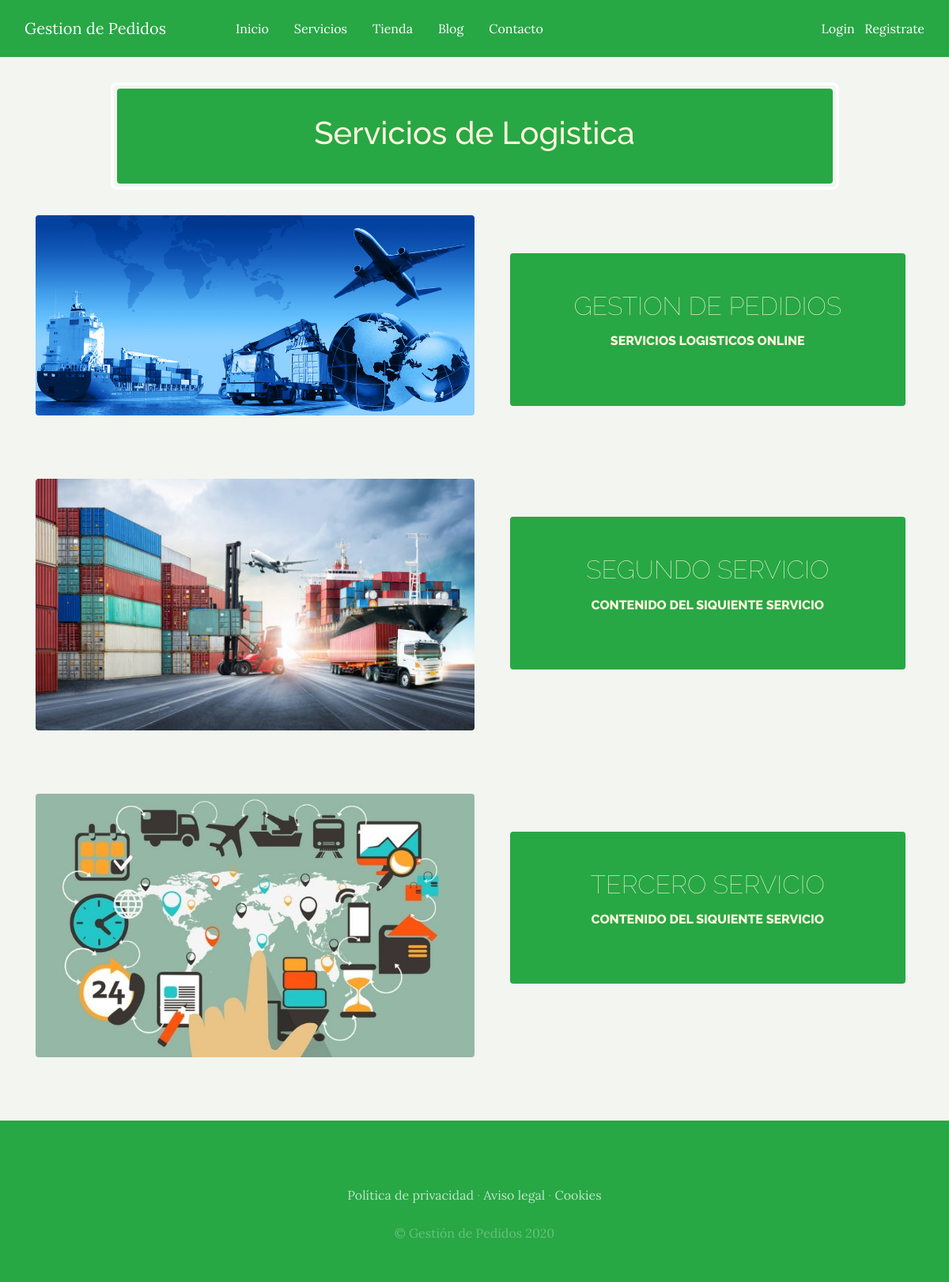
The app's page /servicios/ with its own data.
### servicios/models.py (models this page shows, shortened)
class Servicios(models.Model):
    titulo = models.CharField(max_length=50)
    contenido = models.CharField(max_length=50)
    imagen = models.ImageField(upload_to='servicios')
    created = models.DateTimeField(auto_now_add=True)
    updated = models.DateTimeField(auto_now_add=True)
    class Meta:
        verbose_name = 'servicio'
        verbose_name_plural = 'servicios'

### servicios/views.py (the view)
# urls.py: path('servicios/', include('servicios.urls')),
def servicios(request):
    servicios = Servicios.objects.all()
    return render(request, "servicios/servicios.html", {
        'servicios': servicios
        })

### carro/context_processor.py (called while the page is built)
def importe_total_carro(request):
    total = 0
    if request.user.is_authenticated:
        for key, value in request.session["carro"].items():
            total += float(value["precio"]) * value["cantidad"]
    else:
        total = "Inicia Sesion o Registrate"
    return {"importe_total_carro": total}

### servicios/templates/servicios/servicios.html
{% extends 'WebApp/base.html' %}
{% load static %}
{% block content %}
  <section class="page-section cta">
    <div class="container">
      <div class="row">
        <div class="col-xl-9 mx-auto">
          <div class="cta-inner text-center rounded bg-success">
            <h1>
                Servicios de Logistica
            </h1>
          </div>
        </div>
      </div>
    </div>
  </section>
  {% for servicio in servicios %}
  <section class="page-section clearfix">
    <div class="container">
      <div class="intro">
        <img class="intro-img img-fluid mb-3 mb-lg-0 rounded" src="{{ servicio.imagen.url }}" alt="" style="width: 50%;">
        <div class="intro-text left-0 text-center bg-success p-5 rounded">
          <h2 class="section-heading mb-4" >
            <span class="section-heading-lower">{{ servicio.titulo }}</span>
            <span class="section-heading-upper">{{ servicio.contenido }}</span>
          </h2>
        </div>
      </div>
    </div>
  </section>
  {% endfor %}
    {% endblock %}

### WebApp/static/WebApp/css/gestion.css (style rules this page uses)
body { font-family: 'Lora'; background: rgba(242 245 240); background-attachment: fixed; background-position: center; background-size: cover; }
h1, h2, h3, h4, h5, h6 { font-family: 'Raleway'; }
.page-section { margin-top: 5rem; margin-bottom: 5rem; }
.section-heading { text-transform: uppercase; }
.section-heading .section-heading-upper { display: block; font-size: 1rem; font-weight: 800; padding-bottom: 0rem; margin-top: 15px; }
.section-heading .section-heading-lower { display: block; font-size: 2rem; font-weight: 100; }
.cta { padding-top: 0rem !important; padding-bottom: 0rem !important; }
.cta .cta-inner { margin: -2.5rem !important; padding: 2rem !important; }
.intro { position: relative; }
@media (min-width: 992px) { .intro .intro-img { width: 75%; float: left; } }
@media (min-width: 992px) { .intro .intro-text { left: 600; width: 60%; margin-top: 3rem; background-color: rgba(24, 64, 8); color: cornsilk; position: absolute; } }
@media (min-width: 1200px) { .intro .intro-text { width: 45%; } }
.cta { padding-top: 5rem; padding-bottom: 5rem; background-color: rgb(242, 245, 240); }
.cta .cta-inner { position: relative; padding: 3rem; margin: 0.5rem; background-color: rgba(24, 64, 8); color: cornsilk; }
.cta .cta-inner:before { border-radius: 0.5rem; content: ''; position: absolute; top: -0.5rem; bottom: -0.5rem; left: -0.5rem; right: -0.5rem; border: 0.25rem solid rgba(255, 255, 255, 0.85); }

### records on screen
Servicios: imagen (picture), titulo "GESTION DE PEDIDIOS", contenido "SERVICIOS LOGISTICOS ONLINE"
Servicios: imagen (picture), titulo "SEGUNDO SERVICIO", contenido "CONTENIDO DEL SIQUIENTE SERVICIO"
Servicios: imagen (picture), titulo "TERCERO SERVICIO", contenido "CONTENIDO DEL SIQUIENTE SERVICIO"
